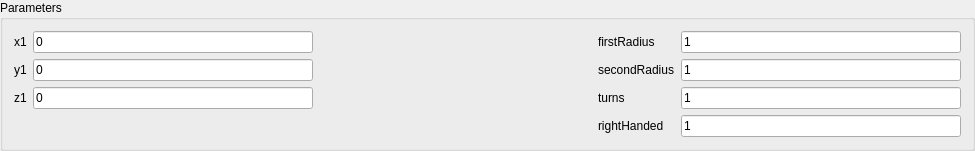
<?xml version="1.0" encoding="UTF-8"?>
<ui version="4.0">
 <class>SpiralWidget</class>
 <widget class="QWidget" name="SpiralWidget">
  <property name="geometry">
   <rect>
    <x>0</x>
    <y>0</y>
    <width>975</width>
    <height>130</height>
   </rect>
  </property>
  <property name="windowTitle">
   <string>SpiralWidget</string>
  </property>
  <layout class="QVBoxLayout" name="verticalLayout">
   <property name="spacing">
    <number>0</number>
   </property>
   <property name="leftMargin">
    <number>0</number>
   </property>
   <property name="topMargin">
    <number>0</number>
   </property>
   <property name="rightMargin">
    <number>0</number>
   </property>
   <property name="bottomMargin">
    <number>0</number>
   </property>
   <item>
    <widget class="QGroupBox" name="groupBox">
     <property name="title">
      <string>Parameters</string>
     </property>
     <layout class="QGridLayout" name="gridLayout">
      <item row="2" column="0">
       <widget class="QLabel" name="label_4">
        <property name="text">
         <string>z1</string>
        </property>
       </widget>
      </item>
      <item row="0" column="3">
       <widget class="QLabel" name="label_6">
        <property name="text">
         <string>firstRadius</string>
        </property>
       </widget>
      </item>
      <item row="1" column="0">
       <widget class="QLabel" name="label_3">
        <property name="text">
         <string>y1</string>
        </property>
       </widget>
      </item>
      <item row="1" column="4">
       <widget class="QLineEdit" name="lineEdit_y2">
        <property name="text">
         <string>1</string>
        </property>
       </widget>
      </item>
      <item row="1" column="1">
       <widget class="QLineEdit" name="lineEdit_y1">
        <property name="text">
         <string>0</string>
        </property>
       </widget>
      </item>
      <item row="0" column="1">
       <widget class="QLineEdit" name="lineEdit_x1">
        <property name="text">
         <string>0</string>
        </property>
       </widget>
      </item>
      <item row="2" column="4">
       <widget class="QLineEdit" name="lineEdit_z2">
        <property name="text">
         <string>1</string>
        </property>
       </widget>
      </item>
      <item row="0" column="2">
       <spacer name="horizontalSpacer_2">
        <property name="orientation">
         <enum>Qt::Horizontal</enum>
        </property>
        <property name="sizeHint" stdset="0">
         <size>
          <width>40</width>
          <height>20</height>
         </size>
        </property>
       </spacer>
      </item>
      <item row="2" column="1">
       <widget class="QLineEdit" name="lineEdit_z1">
        <property name="text">
         <string>0</string>
        </property>
       </widget>
      </item>
      <item row="1" column="3">
       <widget class="QLabel" name="label_7">
        <property name="text">
         <string>secondRadius</string>
        </property>
       </widget>
      </item>
      <item row="0" column="0">
       <widget class="QLabel" name="label_2">
        <property name="text">
         <string>x1</string>
        </property>
       </widget>
      </item>
      <item row="2" column="3">
       <widget class="QLabel" name="label_5">
        <property name="text">
         <string>turns</string>
        </property>
       </widget>
      </item>
      <item row="0" column="4">
       <widget class="QLineEdit" name="lineEdit_x2">
        <property name="text">
         <string>1</string>
        </property>
       </widget>
      </item>
      <item row="3" column="3">
       <widget class="QLabel" name="label_8">
        <property name="text">
         <string>rightHanded</string>
        </property>
       </widget>
      </item>
      <item row="3" column="4">
       <widget class="QLineEdit" name="lineEdit_righthanded">
        <property name="text">
         <string>1</string>
        </property>
       </widget>
      </item>
     </layout>
    </widget>
   </item>
  </layout>
 </widget>
 <layoutdefault spacing="6" margin="11"/>
 <resources/>
 <connections/>
</ui>
